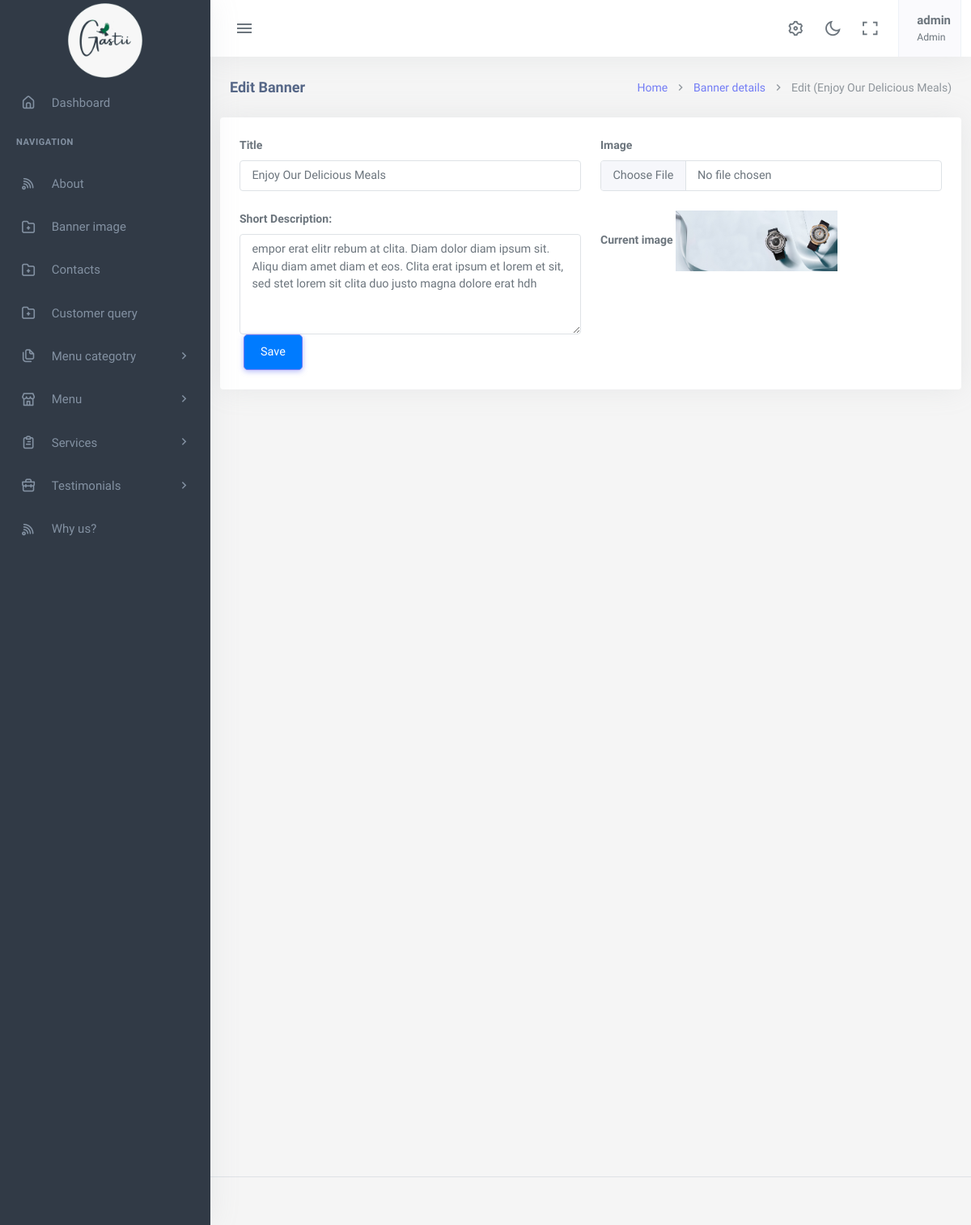
Screenshot of /banner/1/edit/ (signed in) with the database file from the repository.
### app/models.py (models this page shows, shortened)
class BannarImage(models.Model):
    title = models.CharField(max_length=150)
    short_discriptions = models.TextField(max_length=250)
    image= models.ImageField(upload_to='bannarimage/')
    class Meta:
        ordering = ['-id',]

### app/views.py (the view, shortened to what this page needs)
# urls.py: path('banner/<int:pk>/edit/', BannarImageEditView.as_view(), name='banner-edit'),
@method_decorator([login_required(login_url='login'), superadmin_required], name='dispatch')
class BannarImageEditView(View):
    def get(self, request, pk):
        banner_image = BannarImage.objects.get(pk=pk)
        form = BannerForm(instance=banner_image)
        context = {'banner_image': banner_image, 'form': form, 'edit_mode': True}
        return render(request, 'app/banner_edit.html', context)

### app/forms.py
class BannerForm(forms.ModelForm):
    class Meta:
        model = BannarImage
        fields = '__all__'

### app/templates/app/banner_edit.html (shortened to what this page needs)
{% extends 'app/base.html' %}
{% load static %}
{% block content %}
    <div class="content-page">
        <div class="content">
            <div class="container-fluid">
                <div class="row">
                    <div class="col-12">
                        <div class="page-title-box">
                            <div class="page-title-right">
                                <ol class="breadcrumb m-0">
                                    <li class="breadcrumb-item"><a href="{%url 'index'%}">Home</a></li>
                                    <li class="breadcrumb-item"><a href="{% url 'banner-detail' pk=1 %}">Banner details</a></li>
                                    <li class="breadcrumb-item active">Edit ({{ banner_image.title }})</li>
                                </ol>
                            </div>
                            <h4 class="page-title">Edit Banner</h4>
                        </div>
                    </div>
                </div>
            </div>
            <div class="card">
                <div class="card-body">
                    <form method="post"  class="custom-form" enctype="multipart/form-data">
                        <div class="row">
                            <div class="col-md-6">
                                <div class="mb-3">
                                    <label for="{{ form.title.id_for_label }}" class="form-label">Title</label>
                                    <input type="text" id="{{ form.title.id_for_label }}" class="form-control" name="{{ form.title.name }}" value="{{ form.title.value }}">
                                </div>
                                <div class="form-group">
                                    <label for="example-textarea" class="form-label">Short Description:</label>
                                    <textarea class="form-control" id="example-textarea" name="{{ form.short_discriptions.name }}" rows="5">{{ form.short_discriptions.value }}</textarea>
                                </div>
                            </div>
                            <div class="col-md-6">
                                <div class="mb-3">
                                    <label for="{{ form.image.id_for_label }}" class="form-label">Image</label>
                                    <input type="file" id="{{ form.image.id_for_label }}" class="form-control" name="{{ form.image.name }}">
                                </div>
                                <div class="form-group">
                                    <label class="form-label">Current image</label>
                                    {% if form.instance.image %}
                                        <img src="{{ form.instance.image.url }}" style="max-height: 200px; max-width: 200px;" alt="Current image" class="current-image">
                                    {% else %}
                                        <p>No image available</p>
                                    {% endif %}
                                </div><br>
                            </div>
                        </div>
                        <button type="submit" class="btn btn-primary">Save</button>
                    </form>
                </div>
            </div>
        </div>
    </div>
</div>
{% endblock %}

### app/templates/app/base.html (shortened to what this page needs)
{% load static %}
<!DOCTYPE html>
<html lang="en">
    <head>
        <link rel="stylesheet" href="{% static 'app/assets/vendor/jquery-toast-plugin/jquery.toast.min.css'%}">
        <link href="{% static 'app/assets/css/app-saas.min.css'%}" rel="stylesheet" type="text/css" id="app-style" />
        <link href="{% static 'app/assets/css/icons.min.css'%}" rel="stylesheet" type="text/css" />
        <link href="{% static 'app/assets/vendor/bootstrap-datepicker/css/bootstrap-datepicker.min.css'%}" rel="stylesheet" type="text/css" />
        <link href="{% static 'app/assets/vendor/select2/css/select2.min.css'%}" rel="stylesheet" type="text/css" />
        <link href="{% static 'app/assets/vendor/datatables.net-bs5/css/dataTables.bootstrap5.min.css'%}" rel="stylesheet" type="text/css" />
        <link href="{% static 'app/assets/vendor/datatables.net-responsive-bs5/css/responsive.bootstrap5.min.css'%}" rel="stylesheet" type="text/css" />
        <link href="{% static 'app/assets/css/app-saas.min.css'%}" rel="stylesheet" type="text/css" id="app-style" />
        <link href="{% static 'app/assets/css/icons.min.css'%}" rel="stylesheet" type="text/css" />
        <link href="{% static 'app/assets/vendor/quill/quill.core.css' %}" rel="stylesheet" type="text/css" />
        <link href="{% static 'app/assets/vendor/quill/quill.snow.css' %}" rel="stylesheet" type="text/css" />
        <link href="{% static 'app/assets/vendor/datatables.net-buttons-bs5/css/buttons.bootstrap5.min.css' %}" rel="stylesheet" type="text/css" />
        <link href="{% static 'app/assets/vendor/datatables.net-bs5/css/dataTables.bootstrap5.min.css'%}" rel="stylesheet" type="text/css" />
        <link href="{% static 'app/assets/vendor/datatables.net-responsive-bs5/css/responsive.bootstrap5.min.css'%}" rel="stylesheet" type="text/css" />
        <link href="{% static 'app/assets/vendor/datatables.net-fixedcolumns-bs5/css/fixedColumns.bootstrap5.min.css'%}" rel="stylesheet" type="text/css" />
        <link href="{% static 'app/assets/vendor/datatables.net-fixedheader-bs5/css/fixedHeader.bootstrap5.min.css'%}" rel="stylesheet" type="text/css" />
        <link href="{% static 'app/assets/vendor/datatables.net-buttons-bs5/css/buttons.bootstrap5.min.css'%}" rel="stylesheet" type="text/css" />
        <link href="{% static 'app/assets/vendor/datatables.net-select-bs5/css/select.bootstrap5.min.css'%}" rel="stylesheet" type="text/css" />
        <link href="{% static 'app/assets/css/app-saas.min.css'%}" rel="stylesheet" type="text/css" id="app-style" />
        <link href="{% static 'app/assets/css/icons.min.css'%}" rel="stylesheet" type="text/css" />
        <link href="{% static 'app/assets/vendor/simplemde/simplemde.min.css'%}" rel="stylesheet" type="text/css" />
    </head>
    <link rel="stylesheet" href="https://maxcdn.bootstrapcdn.com/font-awesome/4.7.0/css/font-awesome.min.css">
    <body>
        <div class="wrapper">
            <div class="navbar-custom">
                <div class="topbar container-fluid">
                    <div class="d-flex align-items-center gap-lg-2 gap-1">
                        <button class="button-toggle-menu">
                            <i class="mdi mdi-menu"></i>
                        </button>
                    </div>
                    <ul class="topbar-menu d-flex align-items-center gap-3">
                        <li class="d-none d-sm-inline-block">
                            <a class="nav-link" data-bs-toggle="offcanvas" href="#theme-settings-offcanvas">
                                <i class="ri-settings-3-line font-22"></i>
                            </a>
                        </li>
                        <li class="d-none d-sm-inline-block">
                            <div class="nav-link" id="light-dark-mode" data-bs-toggle="tooltip" data-bs-placement="left" title="Theme Mode">
                                <i class="ri-moon-line font-22"></i>
                            </div>
                        </li>
                        <li class="d-none d-md-inline-block">
                            <a class="nav-link" href="#" data-toggle="fullscreen">
                                <i class="ri-fullscreen-line font-22"></i>
                            </a>
                        </li>
                        <li class="dropdown">
                            <a class="nav-link dropdown-toggle arrow-none nav-user px-2" data-bs-toggle="dropdown" href="#" role="button" aria-haspopup="false" aria-expanded="false">
                                <span class="d-lg-flex flex-column gap-1 d-none">
                                    <h5 class="my-0"> {{request.user.username}}</h5>
                                    <h6 class="my-0 fw-normal">Admin</h6>
                                </span>
                            </a>
                        </li>
                    </ul>
                </div>
            </div>
            <div class="leftside-menu">
                <a href="#" class="logo logo-light">
                    <span class="logo-lg">
                        <img src="{% static 'app/assets/images/logo.png'%}" alt="logo" style="height: 100px;">
                    </span>
                </a>
                <div class="h-100" id="leftside-menu-container" data-simplebar>
                    <ul class="side-nav">
                        <li class="side-nav-item">
                            <a href="{%url 'index'%}" class="side-nav-link">
                                <i class="uil-home-alt"></i>
                                <span> Dashboard </span>
                            </a>
                        </li>
                        <li class="side-nav-title">Navigation</li>
                        <li class="side-nav-item">
                            <a href="{% url 'about-detail' pk=1 %}" class="side-nav-link">
                                <i class="uil-rss"></i>
                                <span> About </span>
                            </a>
                        </li>
                        <li class="side-nav-item">
                            <a href="{% url 'banner-detail' pk=1 %}" class="side-nav-link">
                                <i class="uil-folder-plus"></i>
                                <span>Banner image </span>
                            </a>
                        </li>
                        <li class="side-nav-item">
                            <a href="{% url 'contact-detail' pk=1 %}" class="side-nav-link">
                                <i class="uil-folder-plus"></i>
                                <span>Contacts</span>
                            </a>
                        </li>
                        <li class="side-nav-item">
                            <a href="{% url 'customer-query-list'%}" class="side-nav-link">
                                <i class="uil-folder-plus"></i>
                                <span>Customer query</span>
                            </a>
                        </li>
                        <li class="side-nav-item">
                            <a data-bs-toggle="collapse" href="#sidebarPages" aria-expanded="false" aria-controls="sidebarPages" class="side-nav-link">
                                <i class="uil-copy-alt"></i>
                                <span> Menu categotry</span>
                                <span class="menu-arrow"></span>
                            </a>
                        </li>
                        <li class="side-nav-item">
                            <a data-bs-toggle="collapse" href="#sidebarEcommerce" aria-expanded="false" aria-controls="sidebarEcommerce" class="side-nav-link">
                                <i class="uil-store"></i>
                                <span>Menu</span>
                                <span class="menu-arrow"></span>
                            </a>
                        </li>
                        <li class="side-nav-item">
                            <a data-bs-toggle="collapse" href="#sidebarTasks" aria-expanded="false" aria-controls="sidebarTasks" class="side-nav-link">
                                <i class="uil-clipboard-alt"></i>
                                <span> Services</span>
                                <span class="menu-arrow"></span>
                            </a>
                        </li>
                        <li class="side-nav-item">
                            <a data-bs-toggle="collapse" href="#sidebarProjects" aria-expanded="false" aria-controls="sidebarProjects" class="side-nav-link">
                                <i class="uil-briefcase"></i>
                                <span> Testimonials </span>
                                <span class="menu-arrow"></span>
                            </a>
                        </li>
                        <li class="side-nav-item">
                            <a href="{%url 'why_us-detail' pk=1%}" class="side-nav-link">
                                <i class="uil-rss"></i>
                                <span> Why us? </span>
                            </a>
                        </li>
                    </ul>
                </div>
            </div>
  {% block content %}
  {% endblock  %}
        <footer class="footer">
            <div class="container-fluid">
                <div class="row">
                    <div class="col-md-6">
                    </div>
                    <div class="col-md-6">
                    </div>
                </div>
            </div>
        </footer>
        </body>
    </html>

### app/templates/app/base.html (style rules this page uses)
.btn { margin: 0 5px; padding: 10px 20px; border-radius: 5px; cursor: pointer; }
.btn-primary { background-color: #007bff; color: #fff; }

### rows the page displays
BannarImage: title "Enjoy Our Delicious Meals", short_discriptions "empor erat elitr rebum at clita. Diam dolor diam ipsum sit. Aliqu diam amet diam et eos. Clita erat ipsum et lorem et sit, sed stet lorem sit clita duo justo magna dolore erat hdh", instance.image (picture)

### other values shown
{{ request.user.username }} "admin"
